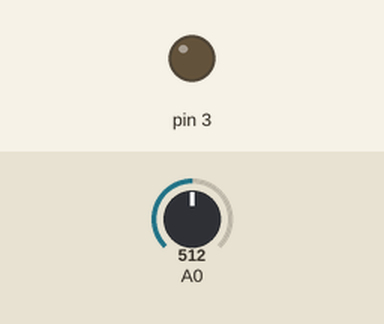
Recording of a sketch running on a simulated Arduino Uno, built with avr-gcc and run on an emulated ATmega328P. Parts: output pins drawn as LEDs (lit = HIGH). The inputs (shaded band) are chosen by the test bench; at power-on: A0 = 512.

Above: at 1.2 s.
1.3 s: A0 set to 471
At 2.5 s:
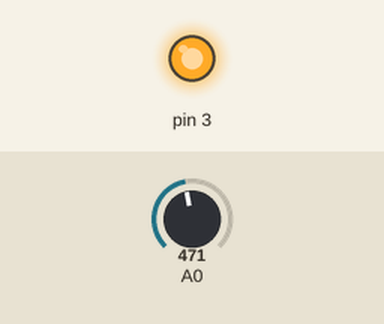
3.5 s: A0 set to 500
At 5.2 s:
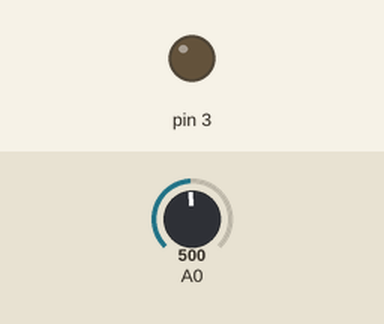
5.5 s: A0 set to 480
At 6.8 s:
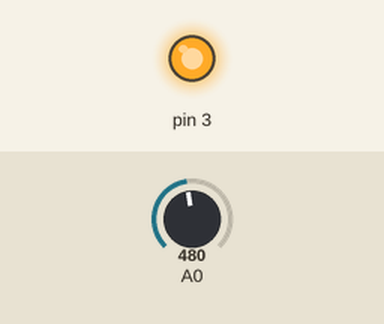
Timing chart, 0 to 8.5 s (numbered marks = the images above; inputs shaded):
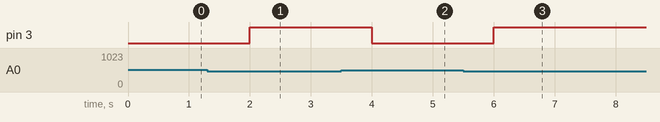

The sketch:

LDR_based_lamp.ino
```cpp
int thresholdHigh = 530;
int thresholdLow = 490;

void setup() {
  pinMode(3, OUTPUT);
}
void loop() {
	if (analogRead(A0) < thresholdLow) {
  digitalWrite(3,1);
	}
	else if (analogRead(A0) > thresholdHigh) {
  digitalWrite(3,0);
	}

  else{
    digitalWrite(3,0);
  }
  delay(1000);
}
```

Measured:
- the behaviour switches between 490 and 489 on A0 (found by bisection; images 0 and 1)
- after the input at 1.3 s, pin 3: LOW → HIGH after 0.70 s
- after the input at 3.5 s, pin 3: HIGH → LOW after 0.50 s
- after the input at 5.5 s, pin 3: LOW → HIGH after 0.50 s
